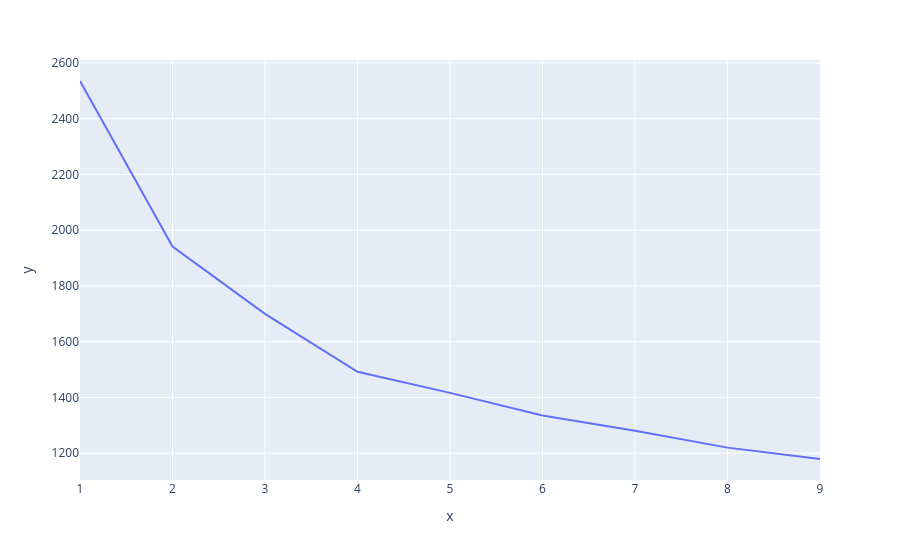

Notebook code cell kept with this figure:
### Code cell
grafico = px.line(x = range(1, 10), y = wcss)
grafico.show()

### Figure 1 — Plotly figure (JSON) as saved in the notebook; plotly's stock layout.template omitted (floating-point values rounded to 4 significant figures)
{"data": [{"hovertemplate": "x=%{x}<br>y=%{y}<extra></extra>", "legendgroup": "", "line": {"color": "#636efa", "dash": "solid"}, "marker": {"symbol": "circle"}, "mode": "lines", "name": "", "orientation": "v", "showlegend": false, "type": "scatter", "x": [1, 2, 3, 4, 5, 6, 7, 8, 9], "xaxis": "x", "y": [2535.0, 1941.0, 1700.0, 1492.0, 1416.0, 1335.0, 1281.0, 1220.0, 1179.0], "yaxis": "y"}], "layout": {"legend": {"tracegroupgap": 0}, "margin": {"t": 60}, "xaxis": {"anchor": "y", "domain": [0, 1], "title": {"text": "x"}}, "yaxis": {"anchor": "x", "domain": [0, 1], "title": {"text": "y"}}}}
